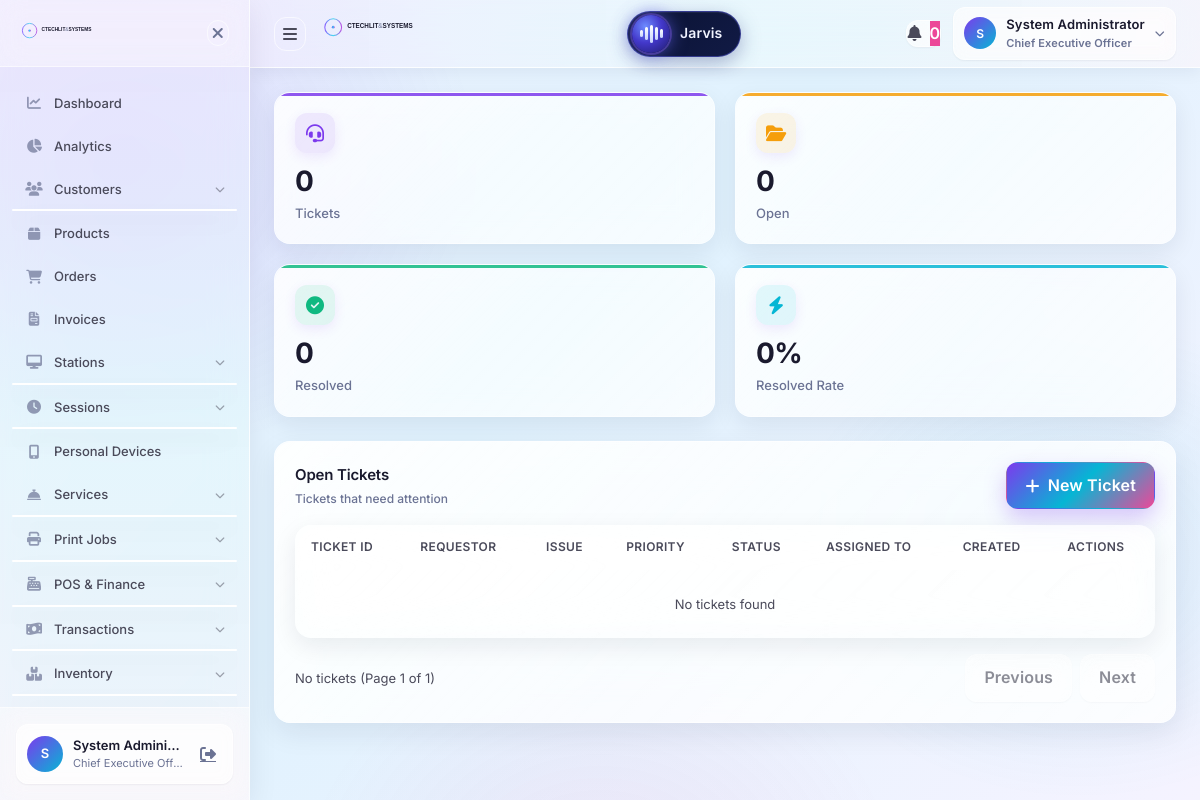
Screenshot of /portal/open-tickets.php (signed in) with the database file from the repository.
### tables this page shows
CREATE TABLE staff (
    staff_id         BIGINT UNSIGNED AUTO_INCREMENT PRIMARY KEY,
    email            VARCHAR(255) UNIQUE NOT NULL,
    phone            VARCHAR(20) UNIQUE NOT NULL,
    full_name        VARCHAR(100) NOT NULL,
    password_hash    VARCHAR(255) NOT NULL,
    role             VARCHAR(100) DEFAULT 'attendant',
    station_id       BIGINT UNSIGNED NULL,
    is_on_duty       BOOLEAN DEFAULT FALSE,
    hired_at         DATE NOT NULL,
    created_at       TIMESTAMP DEFAULT CURRENT_TIMESTAMP,
    updated_at       TIMESTAMP DEFAULT CURRENT_TIMESTAMP ON UPDATE CURRENT_TIMESTAMP,
    last_login_at    TIMESTAMP NULL,
    is_active        BOOLEAN DEFAULT TRUE,
    INDEX idx_role (role),
    INDEX idx_station (station_id),
    INDEX idx_on_duty (is_on_duty)
);

### config/functions.php (called while the page is built, shortened)
<?php
require_once __DIR__ . '/database.php';
function base_path(string $path = '', bool $portalRoot = true): string
{
    $scriptPath = str_replace('\\', '/', $_SERVER['SCRIPT_NAME'] ?? '/');
    $documentRoot = rtrim(str_replace('\\', '/', $_SERVER['DOCUMENT_ROOT'] ?? ''), '/');
    $scriptFilename = str_replace('\\', '/', $_SERVER['SCRIPT_FILENAME'] ?? '');
    if (
        $documentRoot !== ''
        && strncasecmp($scriptFilename, $documentRoot . '/', strlen($documentRoot) + 1) === 0
    ) {
        $scriptPath = substr($scriptFilename, strlen($documentRoot));
    }
    $scriptPath = parse_url($scriptPath, PHP_URL_PATH) ?: '/';
    $segments = array_values(array_filter(explode('/', trim($scriptPath, '/')), 'strlen'));
    if ($segments !== [] && pathinfo(end($segments), PATHINFO_EXTENSION) !== '') {
        array_pop($segments);
    }
    $portalIndex = array_search('portal', $segments, true);
    if ($portalIndex !== false) {
        $segments = array_slice($segments, 0, $portalRoot ? $portalIndex + 1 : $portalIndex);
    }
    $base = rtrim('/' . implode('/', $segments), '/');
    $path = ltrim($path, '/');
    return $base . '/' . $path;
}
function sanitize(string $input): string
{
    return htmlspecialchars(strip_tags(trim($input)), ENT_QUOTES, 'UTF-8');
}

### includes/auth.php (called while the page is built, shortened)
<?php
require_once __DIR__ . '/../config/functions.php';
function isAuthenticated(): bool
{
    return isset($_SESSION['user_id']) && !empty($_SESSION['user_id']);
}
function currentStaff(): ?array
{
    $staffId = $_SESSION['user_id'];
    return Database::fetchOne(
        "SELECT staff_id, email, phone, full_name, role, station_id, is_on_duty, is_active FROM staff WHERE staff_id = ?",
        [$staffId]
    );
}
function hasPermission(string $permission): bool
{
    $staff = currentStaff();
    $role = strtolower($staff['role']);
    if ($role === 'admin' || $role === 'ceo') {
        return true;
    }
    $permissions = getStaffPermissions((int) $staff['staff_id']);
    return in_array($permission, $permissions, true);
}
function getRoleLabel(string $role): string
{
    $labels = [
        'ceo' => 'Chief Executive Officer',
        'admin' => 'Administrator',
        'manager' => 'Manager',
        'attendant' => 'Attendant',
        'technician' => 'Technician',
    ];
    return $labels[strtolower($role)] ?? ucfirst($role);
}
function getSidebarMenu(): array
{
    return array_filter($menuItems, function ($item) {
        return hasPermission($item['permission']);
    });
}

### config/database.php (called while the page is built, shortened)
<?php
class Database
{
    private static ?PDO $instance = null;
    private static string $dsn;
    private static array $options;
    private static function getConfig(): array
    {
        return $GLOBALS['config']['database'] ?? [
            'host' => $_ENV['DB_HOST'] ?? 'localhost',
            'port' => (int) ($_ENV['DB_PORT'] ?? 3306),
            'name' => $_ENV['DB_NAME'] ?? 'ctechlit_systems',
            'user' => $_ENV['DB_USER'] ?? 'root',
            'pass' => $_ENV['DB_PASS'] ?? '',
            'charset' => $_ENV['DB_CHARSET'] ?? 'utf8mb4',
            'collation' => $_ENV['DB_COLLATION'] ?? 'utf8mb4_unicode_ci',
        ];
    }
    private static function initializeConnection(): void
    {
        $config = self::getConfig();
        self::$dsn = sprintf(
            'mysql:host=%s;port=%d;dbname=%s;charset=%s',
            $config['host'],
            $config['port'],
            $config['name'],
            $config['charset']
        );
        self::$options = [
            PDO::ATTR_ERRMODE => PDO::ERRMODE_EXCEPTION,
            PDO::ATTR_DEFAULT_FETCH_MODE => PDO::FETCH_ASSOC,
            PDO::ATTR_EMULATE_PREPARES => false,
            PDO::ATTR_PERSISTENT => true,
            PDO::MYSQL_ATTR_INIT_COMMAND => "SET NAMES {$config['charset']} COLLATE {$config['collation']}",
            PDO::MYSQL_ATTR_FOUND_ROWS => true,
        ];
    }
    private static function createConnection(): PDO
    {
        $config = self::getConfig();
        try {
            return new PDO(
                self::$dsn,
                $config['user'],
                $config['pass'],
                self::$options
            );
        } catch (PDOException $e) {
            error_log("Database connection failed: " . $e->getMessage());
            throw new PDOException("Database connection failed: " . $e->getMessage(), (int) $e->getCode());
        }
    }
    public static function getConnection(): PDO
    {
        if (self::$instance === null) {
            self::$instance = self::createConnection();
        }
        return self::$instance;
    }
    public static function query(string $sql, array $params = []): PDOStatement
    {
        $conn = self::getConnection();
        $stmt = $conn->prepare($sql);
        $stmt->execute($params);
        return $stmt;
    }
    public static function fetchOne(string $sql, array $params = []): ?array
    {
        $stmt = self::query($sql, $params);
        $row = $stmt->fetch();
        return $row ?: null;
    }
    public static function fetchColumn(string $sql, array $params = [], int $column = 0): mixed
    {
        $stmt = self::query($sql, $params);
        $value = $stmt->fetchColumn($column);
        return $value !== false ? $value : null;
    }
}

### includes/support-management.php (the view, shortened to what this page needs)
<div class="portal-content">
  <div class="kpi-grid" style="margin-bottom:24px;">
    <div class="kpi-card" style="--kpi-color:var(--violet); --kpi-bg:rgba(124,58,237,.1);">
      <div class="kpi-header"><div class="kpi-icon"><i class="fas fa-headset"></i></div></div>
      <div class="kpi-value"><?php echo number_format($totalTickets); ?></div>
      <div class="kpi-label">Tickets</div>
    </div>
    <div class="kpi-card" style="--kpi-color:var(--amber); --kpi-bg:rgba(245,158,11,.1);">
      <div class="kpi-header"><div class="kpi-icon"><i class="fas fa-folder-open"></i></div></div>
      <div class="kpi-value"><?php echo number_format($openTickets); ?></div>
      <div class="kpi-label">Open</div>
    </div>
    <div class="kpi-card" style="--kpi-color:var(--green); --kpi-bg:rgba(16,185,129,.1);">
      <div class="kpi-header"><div class="kpi-icon"><i class="fas fa-check-circle"></i></div></div>
      <div class="kpi-value"><?php echo number_format($resolvedTickets); ?></div>
      <div class="kpi-label">Resolved</div>
    </div>
    <div class="kpi-card" style="--kpi-color:var(--cyan); --kpi-bg:rgba(6,182,212,.1);">
      <div class="kpi-header"><div class="kpi-icon"><i class="fas fa-bolt"></i></div></div>
      <div class="kpi-value"><?php echo $slaMet; ?>%</div>
      <div class="kpi-label">Resolved Rate</div>
    </div>
  </div>
  <div class="card glass-card animate-fade-in">
    <div class="card-header">
      <div>
        <div class="card-title"><?php echo htmlspecialchars($ticketViewTitle); ?></div>
        <div class="card-subtitle"><?php echo htmlspecialchars($ticketViewSubtitle); ?></div>
      </div>
      <?php if ($canManage): ?>
        <button class="btn btn-primary" type="button" id="newTicketButton"><i class="fas fa-plus"></i> New Ticket</button>
      <?php endif; ?>
    </div>
    <div class="table-container" style="border:none; background:transparent;">
      <table class="data-table" id="ticketsTable">
        <thead><tr><th>Ticket ID</th><th>Requestor</th><th>Issue</th><th>Priority</th><th>Status</th><th>Assigned To</th><th>Created</th><?php if ($canManage): ?><th>Actions</th><?php endif; ?></tr></thead>
        <tbody>
          <?php if (empty($tickets)): ?>
            <tr><td colspan="<?php echo $canManage ? 8 : 7; ?>" style="text-align:center; padding:24px; color:var(--ink-secondary);">No tickets found</td></tr>
          <?php endif; ?>
        </tbody>
      </table>
    </div>
    <div style="display:flex; justify-content:space-between; align-items:center; gap:12px; flex-wrap:wrap; margin-top:16px;">
      <span style="font-size:13px; color:var(--ink-secondary);">
        <?php if ($ticketViewTotal > 0): ?>
          Showing <?php echo $ticketViewOffset + 1; ?>-<?php echo min($ticketViewOffset + 25, $ticketViewTotal); ?> of <?php echo $ticketViewTotal; ?> tickets
        <?php else: ?>
          No tickets
        <?php endif; ?>
        (Page <?php echo $ticketViewPage; ?> of <?php echo $ticketViewTotalPages; ?>)
      </span>
      <nav aria-label="Ticket pagination" style="display:flex; gap:8px;">
        <?php if ($ticketViewPage > 1): ?>
          <a class="btn btn-secondary" href="?page=<?php echo $ticketViewPage - 1; ?>">Previous</a>
        <?php else: ?>
          <span class="btn btn-secondary" aria-disabled="true" style="opacity:.5; pointer-events:none;">Previous</span>
        <?php endif; ?>
        <?php if ($ticketViewPage < $ticketViewTotalPages): ?>
          <a class="btn btn-secondary" href="?page=<?php echo $ticketViewPage + 1; ?>">Next</a>
        <?php else: ?>
          <span class="btn btn-secondary" aria-disabled="true" style="opacity:.5; pointer-events:none;">Next</span>
        <?php endif; ?>
      </nav>
    </div>
  </div>
</div>

### includes/sidebar.php (shortened to what this page needs)
<?php
require_once __DIR__ . '/auth.php';
$menuItems = getSidebarMenu();
$currentPath = parse_url($_SERVER['REQUEST_URI'], PHP_URL_PATH);
$currentUser = currentStaff() ?: currentUser();
?>
<aside class="glass-sidebar" id="sidebar">
    <div class="sidebar-header">
        <a href="<?php echo base_path('index.php'); ?>" class="sidebar-logo">
        </a>
        <button class="sidebar-close" id="sidebarClose" aria-label="Close sidebar">
            <i class="fas fa-times"></i>
        </button>
    </div>
    <nav class="sidebar-nav">
        <ul class="nav-list">
            <?php foreach ($menuItems as $item): ?>
                <?php
                    $hasChildren = !empty($item['children']);
                    $isActive = !$hasChildren && $currentPath === $item['href'];
                ?>
                <li class="nav-item <?php echo $isActive ? 'active' : ''; ?>">
                    <?php if ($hasChildren): ?>
                        <div class="nav-link nav-parent" data-menu="<?php echo $item['id']; ?>" title="<?php echo sanitize($item['label']); ?>" aria-label="<?php echo sanitize($item['label']); ?>">
                            <div class="nav-icon">
                                <i class="fas <?php echo $item['icon']; ?>"></i>
                            </div>
                            <span class="nav-label"><?php echo sanitize($item['label']); ?></span>
                            <i class="fas fa-chevron-down nav-arrow"></i>
                        </div>
                        <ul class="nav-submenu" id="submenu-<?php echo $item['id']; ?>">
                            <?php foreach ($item['children'] as $child): ?>
                                <?php if (hasPermission($child['permission'])): ?>
                                    <li class="nav-subitem">
                                        <a href="<?php echo $child['href']; ?>" class="nav-sublink">
                                        </a>
                                    </li>
                                <?php endif; ?>
                            <?php endforeach; ?>
                        </ul>
                    <?php else: ?>
                        <a href="<?php echo $item['href']; ?>" class="nav-link" title="<?php echo sanitize($item['label']); ?>" aria-label="<?php echo sanitize($item['label']); ?>">
                            <div class="nav-icon">
                                <i class="fas <?php echo $item['icon']; ?>"></i>
                            </div>
                            <span class="nav-label"><?php echo sanitize($item['label']); ?></span>
                        </a>
                    <?php endif; ?>
                </li>
            <?php endforeach; ?>
        </ul>
    </nav>
    <div class="sidebar-footer">
        <div class="user-card">
            <div class="user-avatar">
                <?php echo strtoupper(substr($currentUser['full_name'] ?? 'U', 0, 1)); ?>
            </div>
            <div class="user-details">
                <span class="user-name"><?php echo sanitize($currentUser['full_name'] ?? 'User'); ?></span>
                <span class="user-role"><?php echo getRoleLabel($currentUser['role'] ?? 'user'); ?></span>
            </div>
            <a href="<?php echo base_path('logout.php', false); ?>" class="logout-btn" title="Logout">
                <i class="fas fa-sign-out-alt"></i>
            </a>
        </div>
    </div>
</aside>

### includes/header.php (shortened to what this page needs)
<?php
require_once __DIR__ . '/auth.php';
$currentUser = currentStaff() ?: currentUser();
$userType = $_SESSION['user_type'] ?? 'guest';
$canUseJarvis = hasPermission('jarvis.use');
$canCreateSystemNotifications = $userType === 'staff' && hasPermission('settings.edit');
$assetUrl = static function (string $path): string {
    $file = __DIR__ . '/../' . $path;
    return base_path($path, false) . (is_file($file) ? '?v=' . filemtime($file) : '');
};
?>
<header class="glass-header">
    <div class="header-left">
        <button class="sidebar-toggle" id="sidebarToggle" aria-label="Collapse sidebar" aria-expanded="true" title="Collapse sidebar">
            <i class="fas fa-bars"></i>
        </button>
        <a href="<?php echo base_path('index.php'); ?>" class="header-logo">
            <svg viewBox="0 0 400 80" width="140" height="28" xmlns="http://www.w3.org/2000/svg">
                <text x="72" y="34" font-family="'Space Grotesk', sans-serif" font-weight="700" font-size="18" fill="#1a1a2e">CTECHLIT<tspan font-weight="400" fill="#6B7394">&</tspan>SYSTEMS</text>
            </svg>
        </a>
    </div>
    <div class="header-center">
        <?php if ($canUseJarvis): ?>
        <button class="deck-launcher" id="jarvisOpen" type="button" title="Ask Jarvis (Alt+J)" aria-haspopup="dialog" aria-expanded="false" aria-controls="jarvisPanel">
            <span class="deck-launcher-orb" aria-hidden="true">
                <span class="deck-bars"><i></i><i></i><i></i><i></i><i></i></span>
            </span>
            <span class="deck-launcher-label">Jarvis</span>
        </button>
        <?php endif; ?>
    </div>
    <div class="header-right">
        <div class="header-action">
            <button class="icon-btn notification-btn" id="notificationBtn" aria-label="Notifications">
                <i class="fas fa-bell"></i>
                <span class="notification-badge" id="notificationBadge">0</span>
            </button>
        </div>
        <div class="header-action user-menu">
            <button class="user-menu-btn" id="userMenuBtn">
                <div class="user-avatar">
                    <?php echo strtoupper(substr($currentUser['full_name'] ?? 'U', 0, 1)); ?>
                </div>
                <div class="user-info">
                    <span class="user-name"><?php echo sanitize($currentUser['full_name'] ?? 'User'); ?></span>
                    <span class="user-role"><?php echo getRoleLabel($currentUser['role'] ?? 'user'); ?></span>
                </div>
                <i class="fas fa-chevron-down"></i>
            </button>
        </div>
    </div>
</header>
<?php if ($canUseJarvis): ?>
<link rel="stylesheet" href="<?php echo sanitize($assetUrl('assets/css/jarvis-deck.css')); ?>">
<?php endif; ?>

### rows the page displays
staff: full_name "S", full_name "System Admini…", role "Chief Executive Off…", full_name "System Administrator", role "Chief Executive Officer"

### other values shown
$item['label'] "Dashboard"
$item['label'] "Analytics"
$item['label'] "Customers"
$item['label'] "Products"
$item['label'] "Orders"
$item['label'] "Invoices"
$item['label'] "Stations"
$item['label'] "Sessions"
$item['label'] "Personal Devices"
$item['label'] "Services"
$item['label'] "Print Jobs"
$item['label'] "POS & Finance"
$item['label'] "Transactions"
$item['label'] "Inventory"
$totalTickets "0"
